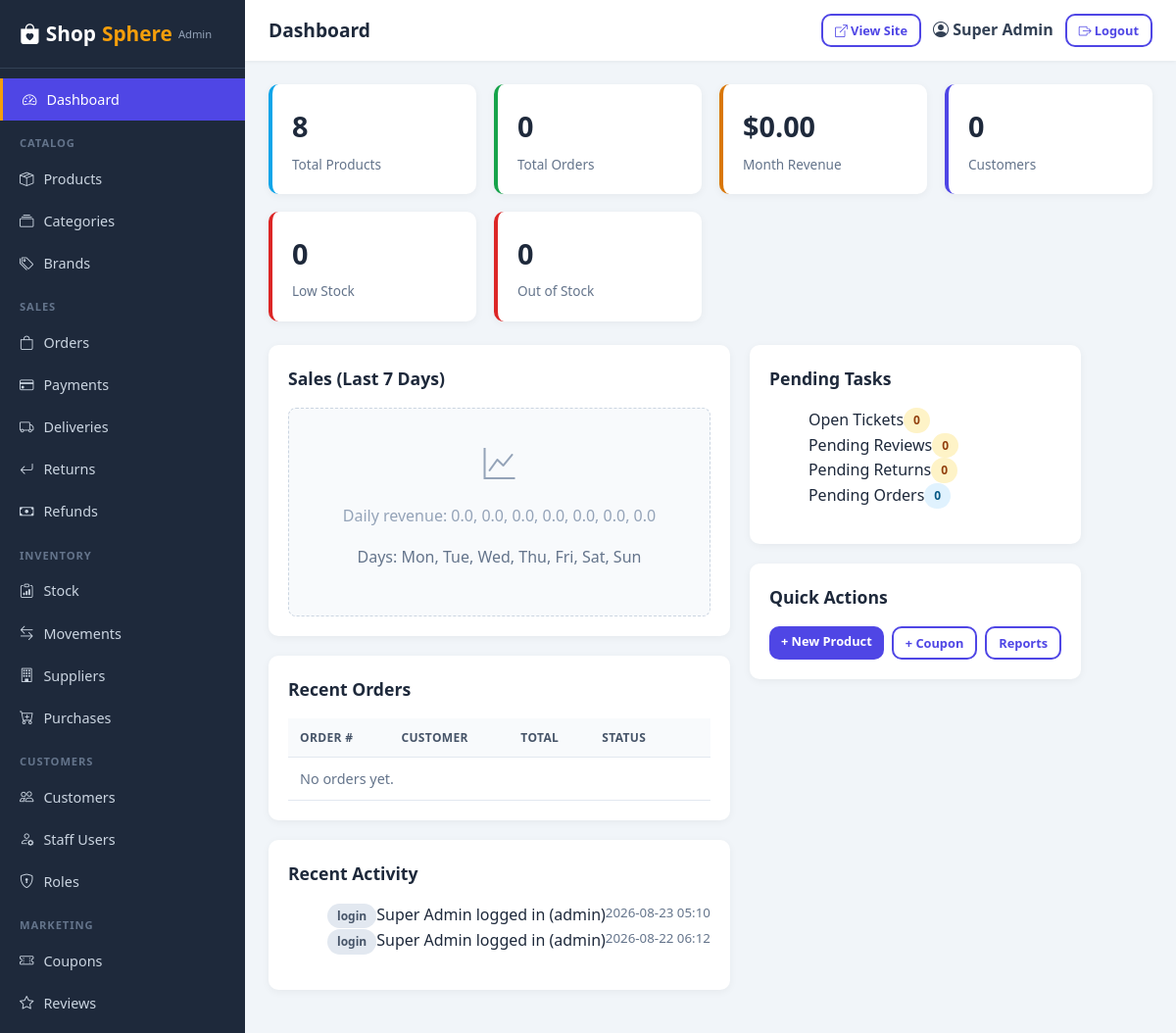
Screenshot of /admin/dashboard (signed in) with the database file from the repository.
### app/models/user.py (models this page shows, shortened)
class User(UserMixin, db.Model):
    __tablename__ = 'users'
    id = db.Column(db.Integer, primary_key=True)
    full_name = db.Column(db.String(120), nullable=False)
    email = db.Column(db.String(120), unique=True, nullable=False, index=True)
    phone = db.Column(db.String(30), nullable=True, index=True)
    password_hash = db.Column(db.String(255), nullable=False)
    avatar = db.Column(db.String(255), nullable=True)
    is_active = db.Column(db.Boolean, default=True)
    is_verified = db.Column(db.Boolean, default=False)
    is_staff = db.Column(db.Boolean, default=False)
    last_login = db.Column(db.DateTime)
    reset_token = db.Column(db.String(100), nullable=True)
    reset_token_expires = db.Column(db.DateTime)
    created_at = db.Column(db.DateTime, default=datetime.utcnow)
    updated_at = db.Column(db.DateTime, default=datetime.utcnow, onupdate=datetime.utcnow)
    roles = db.relationship('Role', secondary=user_roles, back_populates='users', lazy='selectin')
    addresses = db.relationship('Address', backref='customer', lazy='dynamic', cascade='all, delete-orphan')
    orders = db.relationship('Order', backref='customer', lazy='dynamic', foreign_keys='Order.customer_id')
    reviews = db.relationship('Review', backref='customer', lazy='dynamic', foreign_keys='Review.customer_id')
    return_requests = db.relationship('ReturnRequest', backref='customer', lazy='dynamic', foreign_keys='ReturnRequest.customer_id')
    support_tickets = db.relationship('SupportTicket', backref='customer', lazy='dynamic', foreign_keys='SupportTicket.customer_id')
    notifications = db.relationship('Notification', backref='user', lazy='dynamic', cascade='all, delete-orphan')
    loyalty_transactions = db.relationship('LoyaltyTransaction', backref='user', lazy='dynamic', cascade='all, delete-orphan')

### app/models/business.py (models this page shows, shortened)
class ActivityLog(db.Model):
    __tablename__ = 'activity_logs'
    id = db.Column(db.Integer, primary_key=True)
    user_id = db.Column(db.Integer, db.ForeignKey('users.id', ondelete='SET NULL'), nullable=True)
    user_name = db.Column(db.String(120))
    action = db.Column(db.String(80), nullable=False, index=True)  # create | update | delete | login | logout | ...
    entity = db.Column(db.String(80))  # product | order | user ...
    entity_id = db.Column(db.Integer)
    description = db.Column(db.String(255))
    ip_address = db.Column(db.String(60))
    created_at = db.Column(db.DateTime, default=datetime.utcnow, index=True)

### app/routes/admin.py (the view)
@admin_bp.route('/')
@admin_bp.route('/dashboard')
@admin_required
def dashboard():
    today = datetime.utcnow().date()
    start_month = today.replace(day=1)
    total_products = Product.query.count()
    low_stock = Product.query.filter(Product.stock_quantity <= Product.min_stock_level,
                                     Product.stock_quantity > 0).count()
    out_of_stock = Product.query.filter(Product.stock_quantity <= 0).count()
    total_customers = User.query.filter_by(is_staff=False).count()
    total_orders = Order.query.count()
    pending_orders = Order.query.filter(Order.status.in_(['pending', 'confirmed', 'processing'])).count()
    month_orders = Order.query.filter(Order.placed_at >= start_month).count()
    month_revenue = db.session.query(func.coalesce(func.sum(Order.grand_total), 0)).filter(
        Order.placed_at >= start_month, Order.payment_status == 'paid').scalar() or 0
    open_tickets = SupportTicket.query.filter(SupportTicket.status.in_(['open', 'replied', 'in_progress'])).count()
    pending_reviews = Review.query.filter_by(status='pending').count()
    pending_returns = ReturnRequest.query.filter(ReturnRequest.status.in_(['requested', 'approved', 'product_returned', 'inspected'])).count()
    recent_orders = Order.query.order_by(desc(Order.placed_at)).limit(8).all()
    recent_activity = ActivityLog.query.order_by(desc(ActivityLog.created_at)).limit(10).all()
    days = []
    sales = []
    for i in range(6, -1, -1):
        d = today - timedelta(days=i)
        days.append(d.strftime('%a'))
        rev = db.session.query(func.coalesce(func.sum(Order.grand_total), 0)).filter(
            func.date(Order.placed_at) == d, Order.payment_status == 'paid').scalar() or 0
        sales.append(float(rev))
    return render_template('admin/dashboard.html',
                           total_products=total_products, low_stock=low_stock, out_of_stock=out_of_stock,
                           total_customers=total_customers, total_orders=total_orders,
                           pending_orders=pending_orders, month_orders=month_orders,
                           month_revenue=month_revenue, open_tickets=open_tickets,
                           pending_reviews=pending_reviews, pending_returns=pending_returns,
                           recent_orders=recent_orders, recent_activity=recent_activity,
                           chart_days=days, chart_sales=sales)

### app/templates/admin/dashboard.html (shortened to what this page needs)
{% extends "admin/base.html" %}
{% block content %}
<div class="admin-stat-grid">
  <div class="admin-stat blue"><div class="v">{{ total_products }}</div><div class="l">Total Products</div></div>
  <div class="admin-stat green"><div class="v">{{ total_orders }}</div><div class="l">Total Orders</div></div>
  <div class="admin-stat amber"><div class="v">{{ money(month_revenue) }}</div><div class="l">Month Revenue</div></div>
  <div class="admin-stat"><div class="v">{{ total_customers }}</div><div class="l">Customers</div></div>
  <div class="admin-stat red"><div class="v">{{ low_stock }}</div><div class="l">Low Stock</div></div>
  <div class="admin-stat red"><div class="v">{{ out_of_stock }}</div><div class="l">Out of Stock</div></div>
</div>
<div class="row">
  <div class="col-lg-8">
    <div class="admin-panel">
      <h3>Sales (Last 7 Days)</h3>
      <div class="chart-placeholder">
        <i class="bi bi-graph-up" style="font-size:2rem"></i>
        <p>Daily revenue: {{ chart_sales|join(', ') }}</p>
        <p class="text-muted">Days: {{ chart_days|join(', ') }}</p>
      </div>
    </div>
    <div class="admin-panel">
      <h3>Recent Orders</h3>
      <table class="admin-table">
        <thead><tr><th>Order #</th><th>Customer</th><th>Total</th><th>Status</th><th></th></tr></thead>
        <tbody>
        {% for o in recent_orders %}
          <tr>
            <td>{{ o.order_number }}</td>
            <td>{{ o.customer.full_name if o.customer else 'N/A' }}</td>
            <td>{{ money(o.grand_total) }}</td>
            <td><span class="badge bg-info">{{ o.status }}</span></td>
            <td><a href="{{ url_for('admin.order_detail', order_id=o.id) }}" class="btn btn-outline btn-xs">View</a></td>
          </tr>
        {% else %}
          <tr><td colspan="5" class="text-center text-muted">No orders yet.</td></tr>
        {% endfor %}
        </tbody>
      </table>
    </div>
    <div class="admin-panel">
      <h3>Recent Activity</h3>
      <ul class="list-group list-group-flush">
        {% for a in recent_activity %}
        <li class="list-group-item d-flex justify-content-between">
          <span><span class="badge bg-secondary me-2">{{ a.action }}</span>{{ a.description or '' }}</span>
          <small class="text-muted">{{ a.created_at.strftime('%Y-%m-%d %H:%M') }}</small>
        </li>
        {% else %}
        <li class="list-group-item text-muted">No activity recorded.</li>
        {% endfor %}
      </ul>
    </div>
  </div>
  <div class="col-lg-4">
    <div class="admin-panel">
      <h3>Pending Tasks</h3>
      <ul class="list-unstyled mb-0">
        <li class="d-flex justify-content-between py-1"><span>Open Tickets</span><span class="badge bg-warning">{{ open_tickets }}</span></li>
        <li class="d-flex justify-content-between py-1"><span>Pending Reviews</span><span class="badge bg-warning">{{ pending_reviews }}</span></li>
        <li class="d-flex justify-content-between py-1"><span>Pending Returns</span><span class="badge bg-warning">{{ pending_returns }}</span></li>
        <li class="d-flex justify-content-between py-1"><span>Pending Orders</span><span class="badge bg-info">{{ pending_orders }}</span></li>
      </ul>
    </div>
    <div class="admin-panel">
      <h3>Quick Actions</h3>
      <div class="d-flex gap-2 flex-wrap">
        <a href="{{ url_for('admin.product_new') }}" class="btn btn-primary btn-sm">+ New Product</a>
        <a href="{{ url_for('admin.coupon_new') }}" class="btn btn-outline btn-sm">+ Coupon</a>
        <a href="{{ url_for('admin.report_sales') }}" class="btn btn-outline btn-sm">Reports</a>
      </div>
    </div>
  </div>
</div>
{% endblock %}

### app/templates/admin/base.html (shortened to what this page needs)
<!DOCTYPE html>
<html lang="en">
<head>
  <link rel="stylesheet" href="{{ url_for('static', filename='css/style.css') }}">
  <link rel="stylesheet" href="{{ url_for('static', filename='css/admin.css') }}">
  <link rel="stylesheet" href="https://cdn.jsdelivr.net/npm/bootstrap-icons@1.11.1/font/bootstrap-icons.css">
</head>
<body class="admin-body">
  <div class="admin-layout">
    <aside class="admin-sidebar">
      <div class="admin-logo">
        <a href="{{ url_for('admin.dashboard') }}"><i class="bi bi-bag-heart-fill"></i> Shop<span>Sphere</span> <small>Admin</small></a>
      </div>
      <nav class="admin-nav">
        <a href="{{ url_for('admin.dashboard') }}" class="{{ 'active' if request.endpoint == 'admin.dashboard' }}"><i class="bi bi-speedometer2"></i> Dashboard</a>
        <div class="nav-group">Catalog</div>
        <a href="{{ url_for('admin.products') }}" class="{{ 'active' if 'product' in request.endpoint }}"><i class="bi bi-box-seam"></i> Products</a>
        <a href="{{ url_for('admin.categories') }}" class="{{ 'active' if request.endpoint == 'admin.categories' }}"><i class="bi bi-collection"></i> Categories</a>
        <a href="{{ url_for('admin.brands') }}" class="{{ 'active' if request.endpoint == 'admin.brands' }}"><i class="bi bi-tags"></i> Brands</a>
        <div class="nav-group">Sales</div>
        <a href="{{ url_for('admin.orders') }}" class="{{ 'active' if request.endpoint == 'admin.orders' }}"><i class="bi bi-bag"></i> Orders</a>
        <a href="{{ url_for('admin.payments') }}" class="{{ 'active' if request.endpoint == 'admin.payments' }}"><i class="bi bi-credit-card"></i> Payments</a>
        <a href="{{ url_for('admin.deliveries') }}" class="{{ 'active' if request.endpoint == 'admin.deliveries' }}"><i class="bi bi-truck"></i> Deliveries</a>
        <a href="{{ url_for('admin.returns') }}" class="{{ 'active' if request.endpoint == 'admin.returns' }}"><i class="bi bi-arrow-return-left"></i> Returns</a>
        <a href="{{ url_for('admin.refunds') }}" class="{{ 'active' if request.endpoint == 'admin.refunds' }}"><i class="bi bi-cash"></i> Refunds</a>
        <div class="nav-group">Inventory</div>
        <a href="{{ url_for('admin.inventory') }}" class="{{ 'active' if request.endpoint == 'admin.inventory' }}"><i class="bi bi-clipboard-data"></i> Stock</a>
        <a href="{{ url_for('admin.inventory_movements') }}" class="{{ 'active' if request.endpoint == 'admin.inventory_movements' }}"><i class="bi bi-arrow-left-right"></i> Movements</a>
        <a href="{{ url_for('admin.suppliers') }}" class="{{ 'active' if request.endpoint == 'admin.suppliers' }}"><i class="bi bi-building"></i> Suppliers</a>
        <a href="{{ url_for('admin.purchases') }}" class="{{ 'active' if request.endpoint == 'admin.purchases' }}"><i class="bi bi-cart-plus"></i> Purchases</a>
        <div class="nav-group">Customers</div>
        <a href="{{ url_for('admin.customers') }}" class="{{ 'active' if request.endpoint == 'admin.customers' }}"><i class="bi bi-people"></i> Customers</a>
        <a href="{{ url_for('admin.users') }}" class="{{ 'active' if request.endpoint == 'admin.users' }}"><i class="bi bi-person-gear"></i> Staff Users</a>
        <a href="{{ url_for('admin.roles') }}" class="{{ 'active' if request.endpoint == 'admin.roles' }}"><i class="bi bi-shield-lock"></i> Roles</a>
        <div class="nav-group">Marketing</div>
        <a href="{{ url_for('admin.coupons') }}" class="{{ 'active' if request.endpoint == 'admin.coupons' }}"><i class="bi bi-ticket-perforated"></i> Coupons</a>
        <a href="{{ url_for('admin.reviews') }}" class="{{ 'active' if request.endpoint == 'admin.reviews' }}"><i class="bi bi-star"></i> Reviews</a>
        <a href="{{ url_for('admin.banners') }}" class="{{ 'active' if request.endpoint == 'admin.banners' }}"> Banners</a>
      </nav>
    </aside>
    <div class="admin-main">
      <header class="admin-header">
        <div class="admin-header-left">
          <span class="admin-page-title">{% block page_title %}Dashboard{% endblock %}</span>
        </div>
        <div class="admin-header-right">
          <a href="{{ url_for('main.home') }}" target="_blank" class="btn btn-outline btn-sm"><i class="bi bi-box-arrow-up-right"></i> View Site</a>
          <span class="admin-user"><i class="bi bi-person-circle"></i> {{ current_user.full_name }}</span>
          <a href="{{ url_for('auth.logout') }}" class="btn btn-outline btn-sm"><i class="bi bi-box-arrow-right"></i> Logout</a>
        </div>
      </header>
      <div class="admin-content">
        {% block content %}{% endblock %}
      </div>
    </div>
  </div>
</body>
</html>

### rows the page displays
User: full_name "Super Admin"
ActivityLog: action "login", description "Super Admin logged in (admin)", created_at "2026-08-23 05:10"
ActivityLog: action "login", description "Super Admin logged in (admin)", created_at "2026-08-22 06:12"

### other values shown
{{ total_products }} "8"
{{ total_orders }} "0"
{{ money(month_revenue) }} "$0.00"
{{ total_customers }} "0"
{{ low_stock }} "0"
{{ out_of_stock }} "0"
{{ chart_sales|join(', ') }} "0.0, 0.0, 0.0, 0.0, 0.0, 0.0, 0.0"
{{ chart_days|join(', ') }} "Mon, Tue, Wed, Thu, Fri, Sat, Sun"
{{ open_tickets }} "0"
{{ pending_reviews }} "0"
{{ pending_returns }} "0"
{{ pending_orders }} "0"
